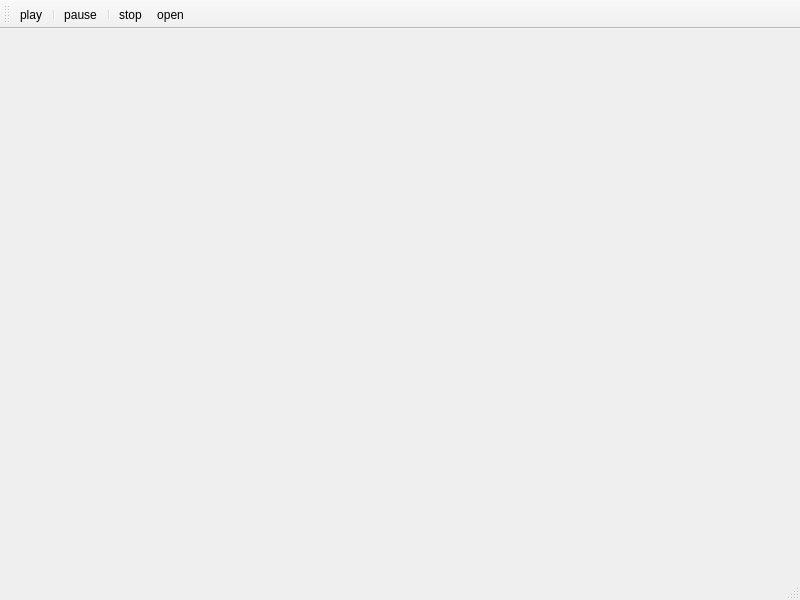
<?xml version="1.0" encoding="UTF-8"?>
<ui version="4.0">
 <class>VideoPlayer</class>
 <widget class="QMainWindow" name="VideoPlayer">
  <property name="geometry">
   <rect>
    <x>0</x>
    <y>0</y>
    <width>800</width>
    <height>600</height>
   </rect>
  </property>
  <property name="windowTitle">
   <string>MainWindow</string>
  </property>
  <widget class="QWidget" name="centralwidget"/>
  <widget class="QMenuBar" name="menubar">
   <property name="geometry">
    <rect>
     <x>0</x>
     <y>0</y>
     <width>800</width>
     <height>22</height>
    </rect>
   </property>
  </widget>
  <widget class="QStatusBar" name="stBar"/>
  <widget class="QToolBar" name="toolBar">
   <property name="windowTitle">
    <string>toolBar</string>
   </property>
   <attribute name="toolBarArea">
    <enum>TopToolBarArea</enum>
   </attribute>
   <attribute name="toolBarBreak">
    <bool>false</bool>
   </attribute>
   <addaction name="actionplay"/>
   <addaction name="separator"/>
   <addaction name="actionpause"/>
   <addaction name="separator"/>
   <addaction name="actionstop"/>
   <addaction name="actionopen"/>
  </widget>
  <action name="actionplay">
   <property name="icon">
    <iconset resource="resources.qrc">
     <normaloff>:/images/icons/play.png</normaloff>:/images/icons/play.png</iconset>
   </property>
   <property name="text">
    <string>play</string>
   </property>
  </action>
  <action name="actionpause">
   <property name="icon">
    <iconset resource="resources.qrc">
     <normaloff>:/images/icons/pause.png</normaloff>:/images/icons/pause.png</iconset>
   </property>
   <property name="text">
    <string>pause</string>
   </property>
  </action>
  <action name="actionstop">
   <property name="icon">
    <iconset resource="resources.qrc">
     <normaloff>:/images/icons/stop.png</normaloff>:/images/icons/stop.png</iconset>
   </property>
   <property name="text">
    <string>stop</string>
   </property>
  </action>
  <action name="actionopen">
   <property name="icon">
    <iconset resource="resources.qrc">
     <normaloff>:/images/icons/open.png</normaloff>:/images/icons/open.png</iconset>
   </property>
   <property name="text">
    <string>open</string>
   </property>
  </action>
 </widget>
 <resources>
  <include location="resources.qrc"/>
 </resources>
 <connections/>
</ui>
